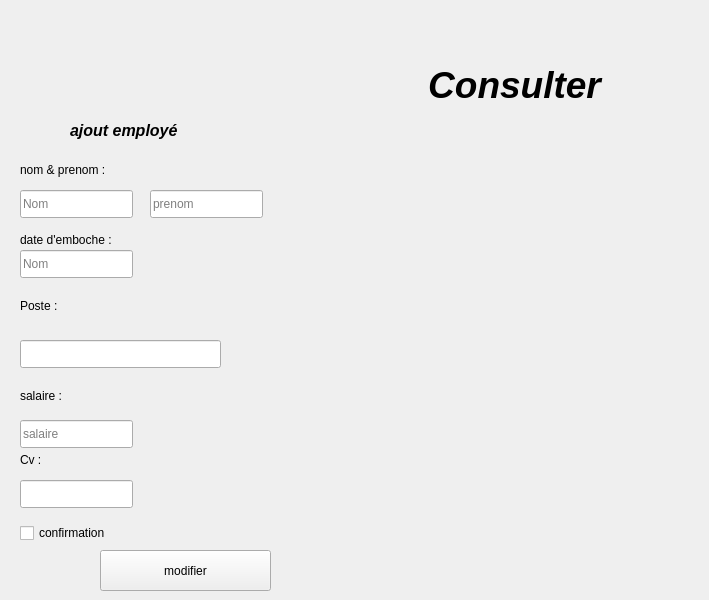
         <widget class="QWidget" name="tab_4">
          <attribute name="title">
           <string>modification</string>
          </attribute>
          <widget class="QLabel" name="label_124">
           <property name="geometry">
            <rect>
             <x>70</x>
             <y>110</y>
             <width>161</width>
             <height>41</height>
            </rect>
           </property>
           <property name="font">
            <font>
             <pointsize>12</pointsize>
             <italic>true</italic>
             <bold>true</bold>
            </font>
           </property>
           <property name="text">
            <string>ajout employé</string>
           </property>
          </widget>
          <widget class="QLabel" name="label_133">
           <property name="geometry">
            <rect>
             <x>329</x>
             <y>50</y>
             <width>371</width>
             <height>71</height>
            </rect>
           </property>
           <property name="font">
            <font>
             <pointsize>28</pointsize>
             <italic>true</italic>
             <bold>true</bold>
            </font>
           </property>
           <property name="text">
            <string>&lt;html&gt;&lt;head/&gt;&lt;body&gt;&lt;p align=&quot;center&quot;&gt;Consulter&lt;/p&gt;&lt;/body&gt;&lt;/html&gt;</string>
           </property>
          </widget>
          <widget class="QLabel" name="label_126">
           <property name="geometry">
            <rect>
             <x>20</x>
             <y>230</y>
             <width>161</width>
             <height>20</height>
            </rect>
           </property>
           <property name="text">
            <string>date d'emboche :</string>
           </property>
          </widget>
          <widget class="QLabel" name="label_129">
           <property name="geometry">
            <rect>
             <x>20</x>
             <y>450</y>
             <width>231</width>
             <height>20</height>
            </rect>
           </property>
           <property name="text">
            <string>Cv :</string>
           </property>
          </widget>
          <widget class="QLabel" name="label_127">
           <property name="geometry">
            <rect>
             <x>20</x>
             <y>380</y>
             <width>131</width>
             <height>31</height>
            </rect>
           </property>
           <property name="text">
            <string>salaire :</string>
           </property>
          </widget>
          <widget class="QLabel" name="label_125">
           <property name="geometry">
            <rect>
             <x>20</x>
             <y>160</y>
             <width>171</width>
             <height>20</height>
            </rect>
           </property>
           <property name="text">
            <string>nom &amp; prenom :</string>
           </property>
          </widget>
          <widget class="QLabel" name="label_128">
           <property name="geometry">
            <rect>
             <x>20</x>
             <y>290</y>
             <width>131</width>
             <height>31</height>
            </rect>
           </property>
           <property name="text">
            <string>Poste :</string>
           </property>
          </widget>
          <widget class="QCheckBox" name="checkBox_9">
           <property name="geometry">
            <rect>
             <x>20</x>
             <y>520</y>
             <width>141</width>
             <height>26</height>
            </rect>
           </property>
           <property name="text">
            <string>confirmation</string>
           </property>
          </widget>
          <widget class="QLineEdit" name="lineEdit_nom1">
           <property name="geometry">
            <rect>
             <x>20</x>
             <y>190</y>
             <width>113</width>
             <height>28</height>
            </rect>
           </property>
           <property name="placeholderText">
            <string>Nom</string>
           </property>
          </widget>
          <widget class="QLineEdit" name="lineEdit_prenom1">
           <property name="geometry">
            <rect>
             <x>150</x>
             <y>190</y>
             <width>113</width>
             <height>28</height>
            </rect>
           </property>
           <property name="placeholderText">
            <string>prenom</string>
           </property>
          </widget>
          <widget class="QLineEdit" name="lineEdit_ID1">
           <property name="geometry">
            <rect>
             <x>20</x>
             <y>250</y>
             <width>113</width>
             <height>28</height>
            </rect>
           </property>
           <property name="placeholderText">
            <string>Nom</string>
           </property>
          </widget>
          <widget class="QLineEdit" name="lineEdit_ADRESSE1">
           <property name="geometry">
            <rect>
             <x>20</x>
             <y>340</y>
             <width>201</width>
             <height>28</height>
            </rect>
           </property>
           <property name="placeholderText">
            <string/>
           </property>
          </widget>
          <widget class="QLineEdit" name="lineEdit_TEL1">
           <property name="geometry">
            <rect>
             <x>20</x>
             <y>420</y>
             <width>113</width>
             <height>28</height>
            </rect>
           </property>
           <property name="placeholderText">
            <string>salaire</string>
           </property>
          </widget>
          <widget class="QLineEdit" name="lineEdit_MAIL_2">
           <property name="geometry">
            <rect>
             <x>20</x>
             <y>480</y>
             <width>113</width>
             <height>28</height>
            </rect>
           </property>
          </widget>
          <widget class="QPushButton" name="pushButton_modifier">
           <property name="geometry">
            <rect>
             <x>100</x>
             <y>550</y>
             <width>171</width>
             <height>41</height>
            </rect>
           </property>
           <property name="text">
            <string>modifier</string>
           </property>
          </widget>
         </widget>
